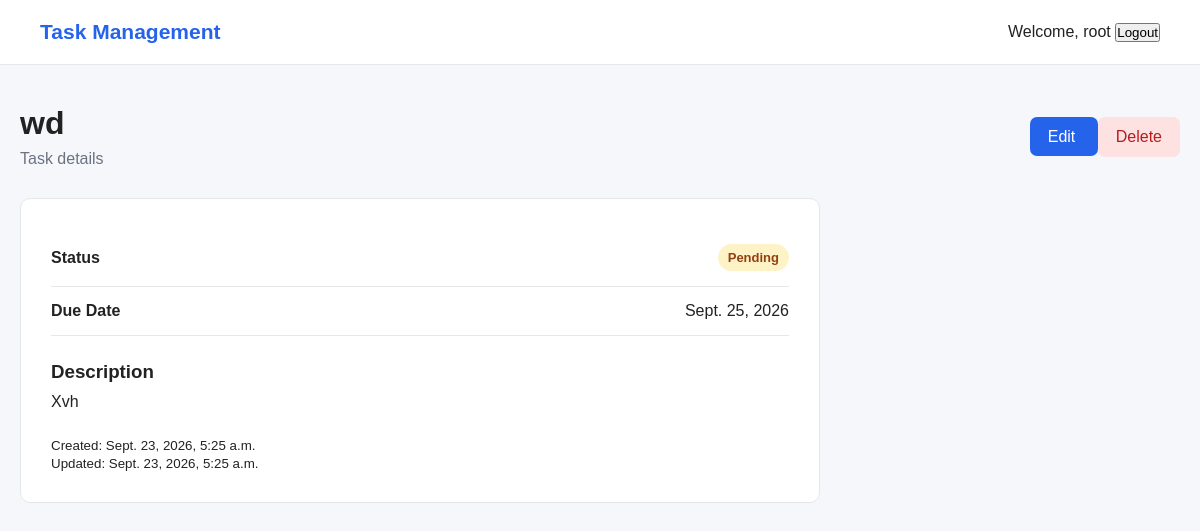
Page /tasks/4/ (signed in) on the committed database.
### tasks/models.py (models this page shows, shortened)
class Task(models.Model):
    STATUS_CHOICES = [
        ("pending", "Pending"),
        ("in_progress", "In Progress"),
        ("completed", "Completed"),
    ]
    user = models.ForeignKey(
        User,
        on_delete=models.CASCADE,
        related_name="tasks"
    )
    title = models.CharField(max_length=200)
    description = models.TextField(blank=True)
    status = models.CharField(
        max_length=20,
        choices=STATUS_CHOICES,
        default="pending"
    )
    due_date = models.DateField(
        null=True,
        blank=True
    )
    created_at = models.DateTimeField(auto_now_add=True)
    updated_at = models.DateTimeField(auto_now=True)

### tasks/views.py (the view)
# urls.py: path("tasks/<int:pk>/", views.task_detail, name="task_detail"),
@login_required
def task_detail(request, pk):
    task = get_object_or_404(Task, pk=pk, user=request.user)
    return render(
        request,
        "tasks/task_detail.html",
        {
            "task": task,
        },
    )

### tasks/templates/tasks/task_detail.html (shortened to what this page needs)
{% extends "base.html" %}
{% block content %}
<div class="page-header">
    <div>
        <h1>{{ task.title }}</h1>
        <p>
            Task details
        </p>
    </div>
    <div>
        <a
            href="{% url 'task_update' task.pk %}"
            class="btn-primary"
        >
            Edit
        </a>
        <a
            href="{% url 'task_delete' task.pk %}"
            class="btn-danger-link"
        >
            Delete
        </a>
    </div>
</div>
<div class="detail-card">
    <div class="detail-row">
        <strong>Status</strong>
        <span class="status {{ task.status }}">
            {{ task.get_status_display }}
        </span>
    </div>
    <div class="detail-row">
        <strong>Due Date</strong>
        <span>
            {% if task.due_date %}
                {{ task.due_date }}
            {% else %}
                No due date
            {% endif %}
        </span>
    </div>
    <div class="detail-section">
        <h3>Description</h3>
        <p>
            {{ task.description|linebreaks }}
        </p>
    </div>
    <div class="detail-section">
        <small>
            Created:
            {{ task.created_at }}
        </small>
        <br>
        <small>
            Updated:
            {{ task.updated_at }}
        </small>
    </div>
</div>
{% endblock %}

### templates/base.html (shortened to what this page needs)
{% load static %}
<!DOCTYPE html>
<html lang="en">
<head>
    <link
        rel="stylesheet"
        href="{% static 'css/style.css' %}"
    >
</head>
<body>
    <nav class="navbar">
        <div class="navbar-brand">
            <a href="{% url 'dashboard' %}">
                Task Management
            </a>
        </div>
        <div>
            {% if user.is_authenticated %}
                <span>
                    Welcome, {{ user.username }}
                </span>
                <form
                    method="post"
                    action="{% url 'logout' %}"
                    style="display:inline;"
                >
                    <button type="submit">
                        Logout
                    </button>
                </form>
            {% endif %}
        </div>
    </nav>
    <main class="container">
        {% block content %}
        {% endblock %}
    </main>
</body>
</html>

### static/css/style.css (style rules this page uses)
* { margin: 0; padding: 0; box-sizing: border-box; }
body { font-family: Arial, sans-serif; background: #f5f7fb; color: #222; }
.navbar { height: 65px; background: #ffffff; border-bottom: 1px solid #e5e7eb; display: flex; align-items: center; justify-content: space-between; padding: 0 40px; }
.navbar-brand a { text-decoration: none; color: #2563eb; font-size: 21px; font-weight: bold; }
.container { max-width: 1200px; margin: 40px auto; padding: 0 20px; }
.btn-primary { background: #2563eb; color: white; text-decoration: none; padding: 11px 18px; border-radius: 7px; }
.status { padding: 6px 10px; border-radius: 20px; font-size: 13px; font-weight: bold; }
.status.pending { background: #fef3c7; color: #92400e; }
.page-header { display: flex; justify-content: space-between; align-items: center; margin-bottom: 30px; }
.page-header h1 { margin-bottom: 8px; }
.page-header p { color: #6b7280; }
.btn-danger-link { display: inline-block; padding: 11px 18px; border-radius: 7px; background: #fee2e2; color: #b91c1c; text-decoration: none; }
.detail-card { background: white; border: 1px solid #e5e7eb; border-radius: 10px; padding: 30px; max-width: 800px; }
.detail-row { display: flex; justify-content: space-between; align-items: center; padding: 15px 0; border-bottom: 1px solid #e5e7eb; }
.detail-section { padding-top: 25px; }
.detail-section h3 { margin-bottom: 10px; }

### rows in the picture
Task: title "wd", status "Pending", due_date "Sept. 25, 2026", description "Xvh", created_at "Sept. 23, 2026, 5:25 a.m.", updated_at "Sept. 23, 2026, 5:25 a.m."

### other values in the picture
{{ user.username }} "root"
